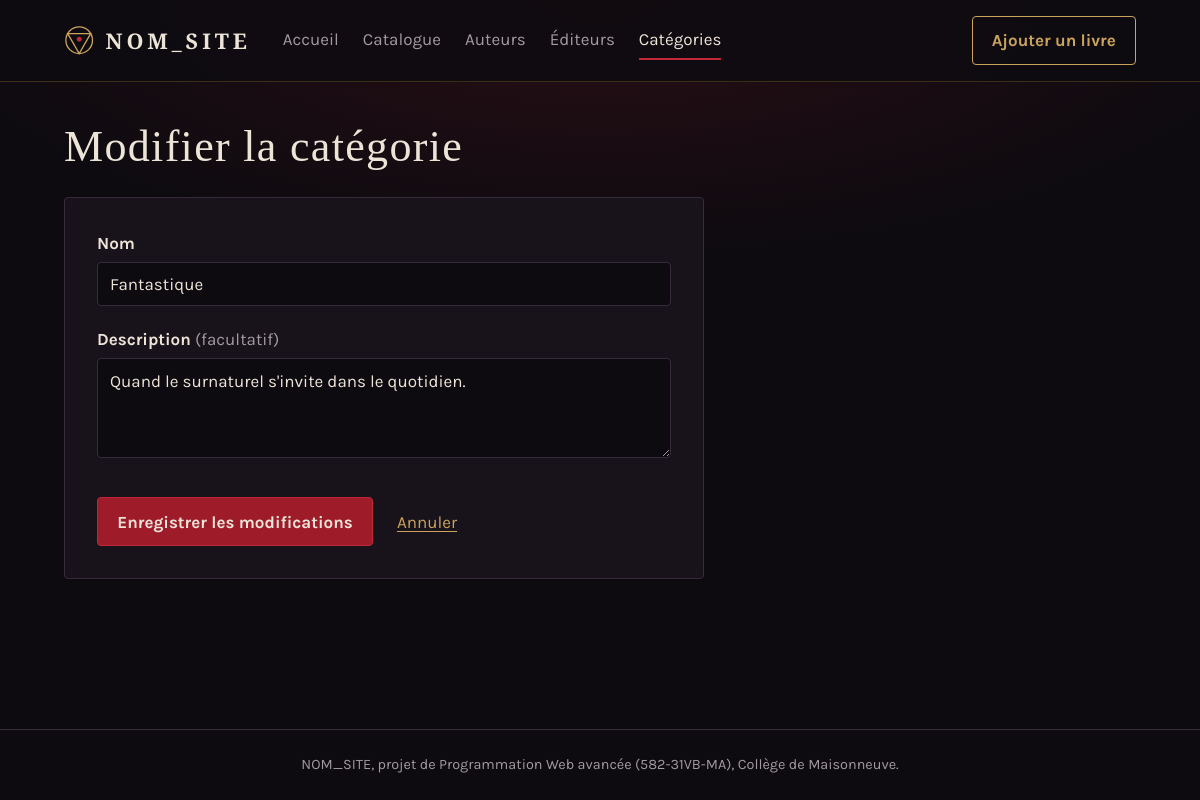
/categorie-form.php?id=2, run on the app's committed database.
### tables this page shows
CREATE TABLE categorie (
    id          INT UNSIGNED  NOT NULL AUTO_INCREMENT,
    nom         VARCHAR(60)   NOT NULL,
    description VARCHAR(255)  NULL,
    PRIMARY KEY (id),
    UNIQUE KEY uq_categorie_nom (nom)
);

### includes/init.php (called while the page is built, shortened)
<?php
require_once __DIR__ . '/fonctions.php';
spl_autoload_register(function (string $nomClasse): void {
    $fichier = __DIR__ . '/../Classe/' . $nomClasse . '.php';
});

### Classe/Database.php (called while the page is built, shortened)
<?php
class Database
{
    private static ?PDO $connexion = null;
    public static function getConnexion(): PDO
    {
        if (self::$connexion === null) {
            $dsn = 'mysql:host=' . DB_HOTE . ';dbname=' . DB_NOM . ';charset=utf8mb4';
            self::$connexion = new PDO($dsn, DB_UTILISATEUR, DB_MOT_DE_PASSE, [
                PDO::ATTR_ERRMODE            => PDO::ERRMODE_EXCEPTION,
                PDO::ATTR_DEFAULT_FETCH_MODE => PDO::FETCH_ASSOC,
                PDO::ATTR_EMULATE_PREPARES   => false,
            ]);
        }
        return self::$connexion;
    }
}

### Classe/Modele.php (called while the page is built, shortened)
<?php
abstract class Modele
{
    protected static string $table = '';
    protected ?int $id = null;
    protected static function pdo(): PDO
    {
        return Database::getConnexion();
    }
    public static function trouverParId(int $id): ?static
    {
        $requete = static::pdo()->prepare('SELECT * FROM ' . static::$table . ' WHERE id = :id');
        $requete->execute(['id' => $id]);
        $ligne = $requete->fetch();
        return $ligne ? new static($ligne) : null;
    }
    public function estNouveau(): bool
    {
        return $this->id === null;
    }
    protected static function texteOuNull(mixed $valeur): ?string
    {
        $texte = trim((string) $valeur);
        return $texte === '' ? null : $texte;
    }
}

### Classe/Categorie.php (called while the page is built, shortened)
<?php
class Categorie extends Modele
{
    private string $nom = '';
    private ?string $description = null;
    public function hydrater(array $donnees): void
    {
        if (isset($donnees['id'])) {
            $this->id = (int) $donnees['id'];
        }
        $this->nom = trim($donnees['nom'] ?? '');
        $this->description = self::texteOuNull($donnees['description'] ?? null);
    }
    public function getNom(): string
    {
        return $this->nom;
    }
    public function getDescription(): ?string
    {
        return $this->description;
    }
}

### includes/fonctions.php (called while the page is built, shortened)
<?php
function e(mixed $valeur): string
{
    return htmlspecialchars((string) $valeur, ENT_QUOTES, 'UTF-8');
}
function attributsErreur(array $erreurs, string $champ): string
{
    return isset($erreurs[$champ])
        ? ' aria-invalid="true" aria-describedby="erreur-' . e($champ) . '"'
        : '';
}

### categorie-form.php (the view, shortened to what this page needs)
<?php
require_once 'includes/init.php';
$id = isset($_GET['id']) ? (int) $_GET['id'] : null;
$categorie = $id !== null ? Categorie::trouverParId($id) : new Categorie();
$erreurs = [];
require 'includes/entete.php';
?>
<div class="en-tete-page">
    <h1><?= $categorie->estNouveau() ? 'Ajouter une catégorie' : 'Modifier la catégorie' ?></h1>
</div>
<form class="formulaire formulaire--etroit" method="post" novalidate>
    <div class="champ">
        <label for="nom">Nom</label>
        <input type="text" id="nom" name="nom" maxlength="60" required
               value="<?= e($categorie->getNom()) ?>"<?= attributsErreur($erreurs, 'nom') ?>>
    </div>
    <div class="champ">
        <label for="description">Description <span class="facultatif">(facultatif)</span></label>
        <textarea id="description" name="description" rows="3" maxlength="255"<?= attributsErreur($erreurs, 'description') ?>><?= e($categorie->getDescription() ?? '') ?></textarea>
    </div>
    <div class="formulaire__actions">
        <button type="submit" class="bouton"><?= $categorie->estNouveau() ? 'Ajouter la catégorie' : 'Enregistrer les modifications' ?></button>
        <a href="categories.php">Annuler</a>
    </div>
</form>
<?php require 'includes/pied.php'; ?>

### css/style.css (style rules this page uses)
:root { color-scheme: dark; --nuit: #0E0B10; --ombre: #18131B; --ombre-claire: #221A25; --bordure: #362B39; --parchemin: #EDE4D8; --cendre: #A39A9F; --sang: #9E1B2A; --sang-vif: #C0283A; --sang-sombre: #3A1117; --dorure: #CBA35C; --dorure-sombre: #3B2F17; --police-titre: "Cinzel", "Trajan Pro", Georgia, serif; --police-texte: "Karla", "Helvetica Neue", Arial, sans-serif; --largeur-max: 1120px; --rayon: 4px; }
*, *::before, *::after { box-sizing: border-box; }
body { margin: 0; min-height: 100vh; display: flex; flex-direction: column; background: radial-gradient(ellipse 80% 45% at 50% 0%, rgba(158, 27, 42, 0.18), transparent 70%), var(--nuit); color: var(--parchemin); font-family: var(--police-texte); font-size: 1.0625rem; line-height: 1.55; }
h1, h2 { font-family: var(--police-titre); font-weight: 500; line-height: 1.15; letter-spacing: 0.03em; margin: 0 0 0.5em; }
h1 { font-size: clamp(2rem, 4vw, 2.75rem); }
a { color: var(--dorure); text-underline-offset: 0.2em; }
.bouton { display: inline-block; padding: 0.65rem 1.2rem; border: 1px solid var(--sang-vif); border-radius: var(--rayon); background: var(--sang); color: var(--parchemin); font: inherit; font-weight: 700; text-decoration: none; cursor: pointer; }
.en-tete-page { display: flex; flex-wrap: wrap; align-items: baseline; justify-content: space-between; gap: 0.5rem 1.5rem; margin-bottom: 1.5rem; }
.en-tete-page h1, .en-tete-page p { margin: 0; }
.formulaire { padding: 2rem; border: 1px solid var(--bordure); border-radius: var(--rayon); background: var(--ombre); }
.formulaire--etroit { max-width: 640px; }
.champ { margin: 0 0 1.25rem; padding: 0; border: 0; }
.champ label, .champ legend { display: block; margin-bottom: 0.35rem; font-weight: 700; }
.facultatif { color: var(--cendre); font-weight: 400; }
.champ input:not([type="checkbox"], [type="color"]), .champ select, .champ textarea { width: 100%; padding: 0.6rem 0.75rem; border: 1px solid var(--bordure); border-radius: var(--rayon); background: var(--nuit); color: var(--parchemin); font: inherit; }
.champ input:not([type="checkbox"], [type="color"]), .champ select { height: 2.75rem; }
.champ textarea { resize: vertical; }
.formulaire__actions { display: flex; align-items: center; gap: 1.5rem; margin-top: 2rem; }

### data on the page
categorie: nom "Fantastique", description "Quand le surnaturel s'invite dans le quotidien."

### other printed values
NOM_SITE "NOM_SITE"
$libelle "Accueil"
$libelle "Catalogue"
$libelle "Auteurs"
$libelle "Éditeurs"
$libelle "Catégories"
